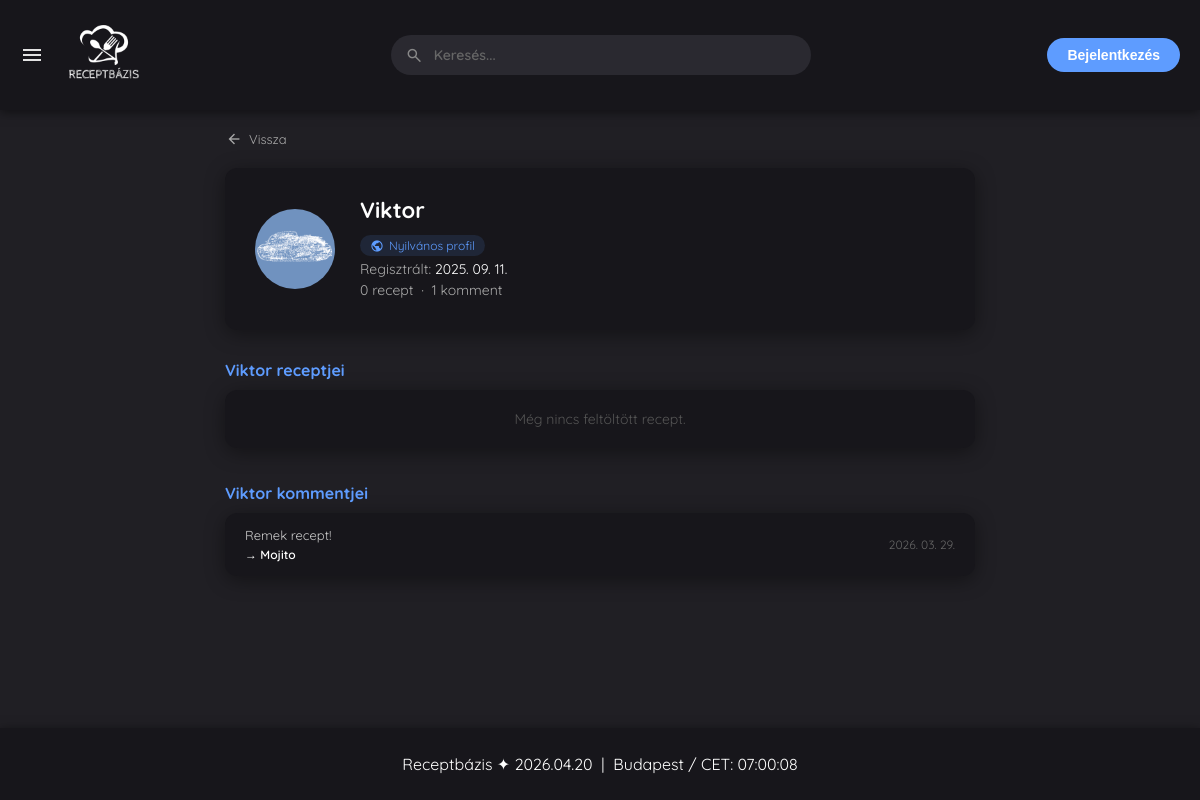
The page /profil.php?id=1 on the database its author committed.
### tables this page shows
CREATE TABLE `felhasznalok` (
  `id` int(11) NOT NULL,
  `felhasznalonev` varchar(50) NOT NULL,
  `email` varchar(100) NOT NULL,
  `jelszo` varchar(255) NOT NULL,
  `regisztracio_ideje` timestamp NOT NULL DEFAULT current_timestamp(),
  `profilkep` varchar(255) DEFAULT NULL,
  `is_admin` tinyint(1) NOT NULL DEFAULT 0
);

CREATE TABLE `kommentek` (
  `id` int(11) NOT NULL,
  `recept_id` int(11) NOT NULL,
  `felhasznalo_id` int(11) NOT NULL,
  `szoveg` text NOT NULL,
  `datum` timestamp NOT NULL DEFAULT current_timestamp(),
  `parent_id` int(11) DEFAULT NULL
);

CREATE TABLE `receptek` (
  `id` int(11) NOT NULL,
  `felhasznalo_id` int(11) NOT NULL,
  `cim` varchar(150) NOT NULL,
  `leiras` text NOT NULL,
  `hozzavalok` text NOT NULL,
  `elkeszitesi_ido` int(11) DEFAULT NULL,
  `letrehozva` timestamp NOT NULL DEFAULT current_timestamp(),
  `kategoria` varchar(50) NOT NULL,
  `indexkep` varchar(255) DEFAULT NULL,
  `receptkep` varchar(255) DEFAULT NULL,
  `youtube_link` varchar(255) DEFAULT NULL
);

### profil.php (the view, shortened to what this page needs)
<?php
include 'adatkapcsolat.php';
$profilId = (isset($_GET['id']) && is_numeric($_GET['id'])) ? intval($_GET['id']) : null;
$sajatProfil = ($profilId === null) || (isset($_SESSION['user_id']) && $_SESSION['user_id'] === $profilId);
if ($profilId === null) {
    if (!isset($_SESSION['user_id'])) {
        header("Location: login.php");
        exit();
    }
    $celId = $_SESSION['user_id'];
} else {
    $celId = $profilId;
}
$stmt = $conn->prepare("SELECT id, felhasznalonev, email, regisztracio_ideje, profilkep, is_admin FROM felhasznalok WHERE id = ?");
$stmt->bind_param("i", $celId);
$stmt->execute();
$user = $stmt->get_result()->fetch_assoc();
$stmt = $conn->prepare("SELECT id, cim, kategoria, letrehozva FROM receptek WHERE felhasznalo_id = ? ORDER BY letrehozva DESC");
$stmt->bind_param("i", $celId);
$stmt->execute();
$receptek = $stmt->get_result()->fetch_all(MYSQLI_ASSOC);
$stmt = $conn->prepare("
    SELECT kommentek.szoveg, kommentek.datum, receptek.cim AS recept_cim, receptek.id AS recept_id
    FROM kommentek
    JOIN receptek ON kommentek.recept_id = receptek.id
    WHERE kommentek.felhasznalo_id = ?
    ORDER BY kommentek.datum DESC
");
$stmt->bind_param("i", $celId);
$stmt->execute();
$kommentek = $stmt->get_result()->fetch_all(MYSQLI_ASSOC);
$profilkepUrl = (!empty($user['profilkep']) && file_exists($user['profilkep']))
    ? $user['profilkep']
    : 'img/alap.png';
?>
<!DOCTYPE html>
<html lang="hu">
<head>
    <link rel="stylesheet" href="style.css">
</head>
<body class="sotettema">
<?php include 'header.php'; ?>
<div class="profil-oldal">
    <?php if (!$sajatProfil): ?>
        <a href="javascript:history.back()" class="vissza-link">
            <span class="material-symbols-outlined" style="font-size:18px;">arrow_back</span>
            Vissza
        </a>
    <?php endif; ?>
    <div class="profil-doboz">
        <img src="<?= htmlspecialchars($profilkepUrl) ?>" alt="Profilkép">
        <div class="profil-jobb">
            <div class="profil-adatok">
                <h2><?= htmlspecialchars($user['felhasznalonev']) ?></h2>
                <?php if ($sajatProfil): ?>
                    <p>E-mail: <span><?= htmlspecialchars($user['email']) ?></span></p>
                <?php else: ?>
                    <span class="nyilvanos-badge">
                        <span class="material-symbols-outlined" style="font-size:14px;">public</span>
                        Nyilvános profil
                    </span>
                <?php endif; ?>
                <p>Regisztrált: <span><?= date('Y. m. d.', strtotime($user['regisztracio_ideje'])) ?></span></p>
                <p><?= count($receptek) ?> recept &nbsp;·&nbsp; <?= count($kommentek) ?> komment</p>
            </div>
        </div>
    </div>
    <div class="szekcio-cim">
        <?= $sajatProfil ? 'Receptjeim' : htmlspecialchars($user['felhasznalonev']) . ' receptjei' ?>
    </div>
    <div class="lista">
        <?php if (count($receptek) > 0): ?>
            <?php foreach ($receptek as $r): ?>
                <div class="lista-sor">
                    <div>
                        <a href="recept.php?id=<?= $r['id'] ?>"><?= htmlspecialchars($r['cim']) ?></a>
                        <span class="kat-badge"><?= htmlspecialchars($r['kategoria']) ?></span>
                    </div>
                    <div style="display:flex; align-items:center; gap:12px;">
                        <span class="datum"><?= date('Y. m. d.', strtotime($r['letrehozva'])) ?></span>
                        <?php if ($sajatProfil): ?>
                            <form method="POST" action="profil.php" onsubmit="return confirm('Biztosan törlöd ezt a receptet?')">
                                <input type="hidden" name="recept_torles" value="<?= $r['id'] ?>">
                                <button type="submit" class="torlo-gomb" title="Törlés">✕</button>
                            </form>
                        <?php endif; ?>
                    </div>
                </div>
            <?php endforeach; ?>
        <?php else: ?>
            <div class="ures-uzenet">
                <?= $sajatProfil ? 'Még nem töltöttél fel receptet.' : 'Még nincs feltöltött recept.' ?>
            </div>
        <?php endif; ?>
    </div>
    <div class="szekcio-cim">
        <?= $sajatProfil ? 'Kommentjeim' : htmlspecialchars($user['felhasznalonev']) . ' kommentjei' ?>
    </div>
    <div class="lista">
        <?php if (count($kommentek) > 0): ?>
            <?php foreach ($kommentek as $k): ?>
                <div class="lista-sor">
                    <div class="komment-blokk">
                        <span class="komment-elonezet"><?= htmlspecialchars($k['szoveg']) ?></span>
                        <a href="recept.php?id=<?= $k['recept_id'] ?>" class="komment-link">
                            → <?= htmlspecialchars($k['recept_cim']) ?>
                        </a>
                    </div>
                    <span class="datum"><?= date('Y. m. d.', strtotime($k['datum'])) ?></span>
                </div>
            <?php endforeach; ?>
        <?php else: ?>
            <div class="ures-uzenet">
                <?= $sajatProfil ? 'Még nem írtál kommentet.' : 'Még nincs komment.' ?>
            </div>
        <?php endif; ?>
    </div>
</div>
<?php include 'footer.php'; ?>
</body>
</html>

### style.css (style rules this page uses)
body, html { margin: 0; padding: 0; width: 100%; height: 100%; overflow-x: hidden; font-family: 'Quicksand', sans-serif; }
body.sotettema { background-color: #201F24; color: #ffffff; }

### profil.php (style rules this page uses)
.profil-oldal { max-width: 750px; margin: 130px auto 80px auto; padding: 0 20px; }
.profil-doboz { border-radius: 12px; padding: 28px 30px; display: flex; align-items: center; gap: 25px; margin-bottom: 30px; }
body.sotettema .profil-doboz { background-color: #17161B; box-shadow: 0 4px 20px rgba(0,0,0,0.4); }
.profil-doboz img { width: 80px; height: 80px; border-radius: 50%; object-fit: cover; flex-shrink: 0; }
.profil-jobb { flex: 1; display: flex; justify-content: space-between; align-items: center; gap: 15px; flex-wrap: wrap; }
.profil-adatok h2 { margin: 0 0 6px 0; font-size: 22px; }
.profil-adatok p { margin: 3px 0; font-size: 14px; color: #aaa; }
.profil-adatok p span { color: #fff; }
.nyilvanos-badge { display: inline-flex; align-items: center; gap: 5px; font-size: 12px; background: rgba(94,156,255,0.12); color: #5e9cff; border-radius: 20px; padding: 3px 10px; margin-top: 5px; }
.szekcio-cim { font-size: 16px; font-weight: 700; margin-bottom: 10px; color: #5e9cff; }
.lista { border-radius: 12px; overflow: hidden; margin-bottom: 35px; }
body.sotettema .lista { background-color: #17161B; box-shadow: 0 4px 20px rgba(0,0,0,0.4); }
.lista-sor { padding: 14px 20px; border-bottom: 1px solid #2a2a2a; display: flex; justify-content: space-between; align-items: center; font-size: 14px; }
.lista-sor:last-child { border-bottom: none; }
.lista-sor a { color: #fff; text-decoration: none; font-weight: 600; }
.datum { font-size: 12px; color: #666; white-space: nowrap; margin-left: 15px; }
.komment-blokk { display: flex; flex-direction: column; gap: 4px; }
.komment-elonezet { color: #ccc; font-size: 13px; }
.komment-link { font-size: 12px; color: #5e9cff; text-decoration: none; }
.ures-uzenet { padding: 20px; text-align: center; color: #555; font-size: 14px; }
.vissza-link { display: inline-flex; align-items: center; gap: 6px; font-size: 13px; color: #aaa; text-decoration: none; margin-bottom: 20px; }

### rows shown on the page
felhasznalok: profilkep (picture), felhasznalonev "Viktor", regisztracio_ideje "2025. 09. 11."
kommentek: szoveg "Remek recept!", recept.cim "Mojito", datum "2026. 03. 29."

### other values the page prints
count($receptek) "0"
count($kommentek) "1"
